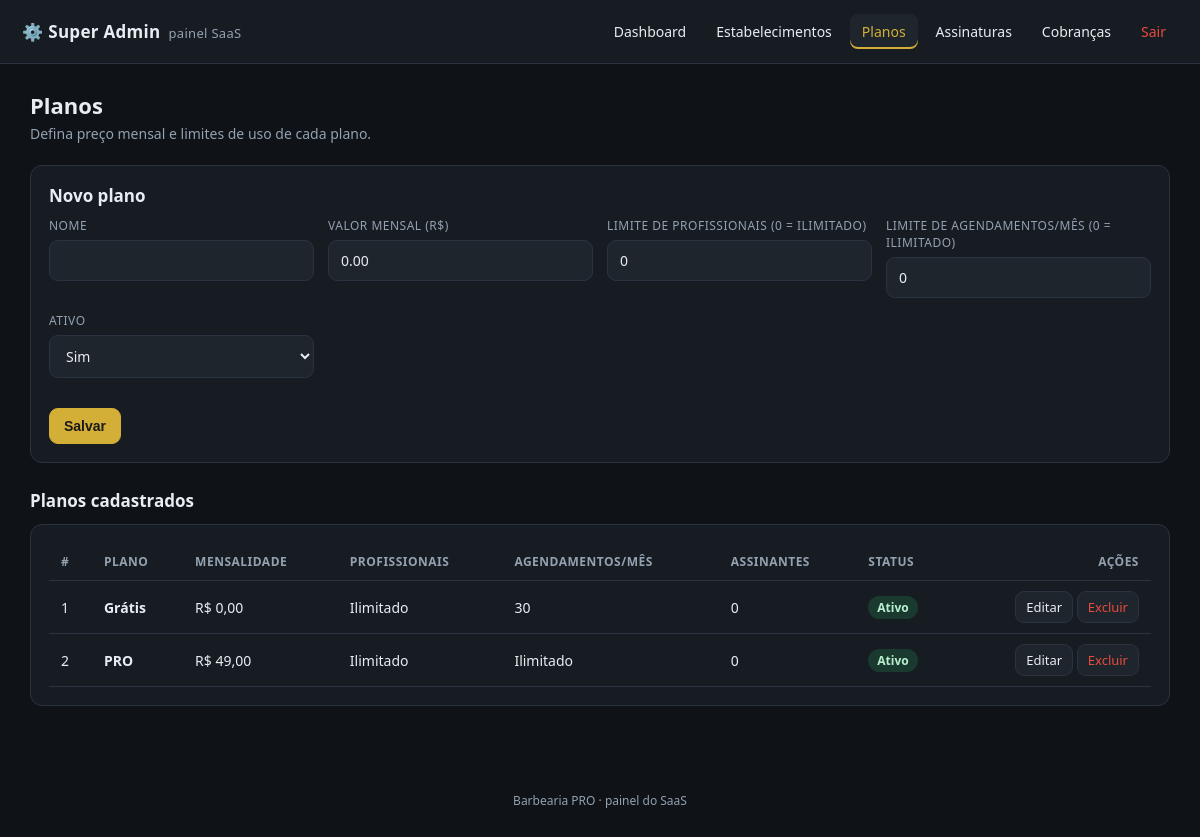
The page /superadmin/planos.php (signed in) on the database its author committed.
### tables this page shows
CREATE TABLE IF NOT EXISTS `saas_planos` (
  `id` int(11) NOT NULL AUTO_INCREMENT,
  `nome` varchar(60) NOT NULL,
  `valor` decimal(10,2) NOT NULL DEFAULT 0.00,
  `limite_profissionais` int(11) NOT NULL DEFAULT 0,
  `limite_agendamentos` int(11) NOT NULL DEFAULT 0,
  `ativo` varchar(5) NOT NULL DEFAULT 'Sim',
  PRIMARY KEY (`id`)
);

### superadmin/planos.php (the view, shortened to what this page needs)
<?php
require_once(__DIR__ . '/_auth.php');
$id = isset($_GET['id']) ? (int) $_GET['id'] : 0;
$plano = array('id' => '', 'nome' => '', 'valor' => '0.00', 'limite_profissionais' => '0', 'limite_agendamentos' => '0', 'ativo' => 'Sim');
$lista = $pdo->query("SELECT p.*, (SELECT COUNT(*) FROM tenants t WHERE t.plano_id = p.id) AS assinantes
    FROM saas_planos p ORDER BY p.valor ASC")->fetchAll(PDO::FETCH_ASSOC);
sa_topo('Planos');
?>
    <h1>Planos</h1>
    <p class="sub">Defina preço mensal e limites de uso de cada plano.</p>
    <div class="painel">
        <h2 style="margin-top:0"><?php echo $id > 0 ? 'Editar plano' : 'Novo plano'; ?></h2>
        <form method="post" action="plano-salvar.php" class="grid">
            <div class="campo">
                <label for="nome">Nome</label>
                <input type="text" id="nome" name="nome" required maxlength="60" value="<?php echo sa_e($plano['nome']); ?>">
            </div>
            <div class="campo">
                <label for="valor">Valor mensal (R$)</label>
                <input type="number" step="0.01" min="0" id="valor" name="valor" required value="<?php echo sa_e($plano['valor']); ?>">
            </div>
            <div class="campo">
                <label for="limite_profissionais">Limite de profissionais (0 = ilimitado)</label>
                <input type="number" min="0" id="limite_profissionais" name="limite_profissionais" value="<?php echo (int) $plano['limite_profissionais']; ?>">
            </div>
            <div class="campo">
                <label for="limite_agendamentos">Limite de agendamentos/mês (0 = ilimitado)</label>
                <input type="number" min="0" id="limite_agendamentos" name="limite_agendamentos" value="<?php echo (int) $plano['limite_agendamentos']; ?>">
            </div>
            <div class="campo">
                <label for="ativo">Ativo</label>
                <select id="ativo" name="ativo">
                    <option value="Sim" <?php echo $plano['ativo'] == 'Sim' ? 'selected' : ''; ?>>Sim</option>
                </select>
            </div>
            <div class="acoes-form" style="grid-column: 1 / -1;">
                <button type="submit" class="btn primario">Salvar</button>
            </div>
        </form>
    </div>
    <h2>Planos cadastrados</h2>
    <div class="painel">
        <?php if (count($lista) == 0) { ?>
            <p class="muted">Nenhum plano cadastrado.</p>
        <?php } else { ?>
            <table>
                <thead>
                    <tr><th>#</th><th>Plano</th><th>Mensalidade</th><th>Profissionais</th><th>Agendamentos/mês</th><th>Assinantes</th><th>Status</th><th class="dir">Ações</th></tr>
                </thead>
                <tbody>
                <?php foreach ($lista as $p) { ?>
                    <tr>
                        <td><?php echo (int) $p['id']; ?></td>
                        <td><strong><?php echo sa_e($p['nome']); ?></strong></td>
                        <td><?php echo sa_moeda($p['valor']); ?></td>
                        <td><?php echo (int) $p['limite_profissionais'] > 0 ? (int) $p['limite_profissionais'] : 'Ilimitado'; ?></td>
                        <td><?php echo (int) $p['limite_agendamentos'] > 0 ? (int) $p['limite_agendamentos'] : 'Ilimitado'; ?></td>
                        <td><?php echo (int) $p['assinantes']; ?></td>
                        <td><?php echo $p['ativo'] == 'Sim' ? '<span class="badge ok">Ativo</span>' : '<span class="badge">Inativo</span>'; ?></td>
                        <td class="dir agora">
                            <a class="btn pequeno" href="planos.php?id=<?php echo (int) $p['id']; ?>">Editar</a>
                            <a class="btn pequeno perigo" href="plano-excluir.php?id=<?php echo (int) $p['id']; ?>" onclick="return confirm('Excluir este plano?');">Excluir</a>
                        </td>
                    </tr>
                <?php } ?>
                </tbody>
            </table>
        <?php } ?>
    </div>
<?php
sa_rodape();

### superadmin/_auth.php (shortened to what this page needs)
<?php
function sa_logado()
{
    return !empty($_SESSION['superadmin_id']);
}
function sa_e($valor)
{
    return htmlspecialchars((string) $valor, ENT_QUOTES, 'UTF-8');
}
function sa_moeda($valor)
{
    return 'R$ ' . number_format((float) $valor, 2, ',', '.');
}
function sa_topo($titulo)
{
    echo '<!DOCTYPE html><html lang="pt-BR"><head><meta charset="utf-8">';
    echo '<link rel="stylesheet" href="css/superadmin.css"></head><body>';
    if (sa_logado()) {
        $atual = basename($_SERVER['SCRIPT_NAME']);
        $menu = array(
            'index.php'         => 'Dashboard',
            'tenants.php'       => 'Estabelecimentos',
            'planos.php'        => 'Planos',
            'assinaturas.php'   => 'Assinaturas',
            'asaas.php'         => 'Cobranças',
        );
        echo '<header class="topbar"><div class="brand">⚙️ <strong>Super Admin</strong><span class="muted">painel SaaS</span></div>';
        echo '<nav class="nav">';
        foreach ($menu as $arquivo => $rotulo) {
            $ativo = ($atual == $arquivo) ? ' class="ativo"' : '';
            echo '<a href="' . $arquivo . '"' . $ativo . '>' . $rotulo . '</a>';
        }
        echo '<a class="sair" href="logout.php">Sair</a></nav></header>';
    }
    echo '<main class="wrap">';
}
function sa_rodape()
{
    echo '</main><footer class="foot">Barbearia PRO · painel do SaaS</footer></body></html>';
}

### superadmin/css/superadmin.css (style rules this page uses)
:root { --bg: #0f1216; --panel: #171c22; --panel-2: #1e252d; --line: #2a3340; --text: #e8edf3; --muted: #93a1b1; --accent: #d4af37; --ok: #2ecc71; --warn: #f0ad4e; --danger: #e74c3c; --info: #4aa3df; }
* { box-sizing: border-box; }
body { margin: 0; background: var(--bg); color: var(--text); font-family: system-ui, -apple-system, "Segoe UI", Roboto, Arial, sans-serif; font-size: 15px; }
a { color: var(--accent); text-decoration: none; }
.topbar { display: flex; align-items: center; justify-content: space-between; gap: 16px; flex-wrap: wrap; padding: 14px 22px; background: var(--panel); border-bottom: 1px solid var(--line); }
.brand { font-size: 17px; letter-spacing: .3px; }
.brand .muted { color: var(--muted); font-size: 13px; margin-left: 8px; }
.nav { display: flex; gap: 6px; flex-wrap: wrap; align-items: center; }
.nav a { color: var(--text); padding: 8px 12px; border-radius: 8px; font-size: 14px; }
.nav a.ativo { background: var(--panel-2); color: var(--accent); box-shadow: inset 0 -2px 0 var(--accent); }
.nav a.sair { color: var(--danger); }
.wrap { max-width: 1180px; margin: 0 auto; padding: 26px 20px 60px; }
h1 { font-size: 22px; margin: 0 0 4px; }
h2 { font-size: 17px; margin: 26px 0 10px; }
.sub { color: var(--muted); margin: 0 0 22px; font-size: 14px; }
.painel { background: var(--panel); border: 1px solid var(--line); border-radius: 12px; padding: 18px; margin-top: 12px; overflow-x: auto; }
table { width: 100%; border-collapse: collapse; font-size: 14px; }
th, td { text-align: left; padding: 10px 12px; border-bottom: 1px solid var(--line); vertical-align: middle; }
th { color: var(--muted); font-size: 12px; text-transform: uppercase; letter-spacing: .5px; }
.badge { display: inline-block; padding: 3px 9px; border-radius: 999px; font-size: 12px; font-weight: 600; background: rgba(255,255,255,.08); }
.badge.ok { color: #b8f0cf; background: rgba(46, 204, 113, .16); }
.btn { display: inline-block; border: 1px solid var(--line); background: var(--panel-2); color: var(--text); padding: 9px 14px; border-radius: 9px; font-size: 14px; cursor: pointer; text-decoration: none; }
.btn.primario { background: var(--accent); color: #1a1a1a; border-color: var(--accent); font-weight: 700; }
.btn.perigo { color: var(--danger); }
.btn.pequeno { padding: 6px 10px; font-size: 13px; }
form.grid { display: grid; grid-template-columns: repeat(auto-fit, minmax(220px, 1fr)); gap: 14px; }
.campo { display: flex; flex-direction: column; gap: 6px; }
.campo label { font-size: 12px; color: var(--muted); text-transform: uppercase; letter-spacing: .5px; }
.campo input, .campo select, .campo textarea { background: var(--panel-2); border: 1px solid var(--line); color: var(--text); padding: 10px 12px; border-radius: 9px; font-size: 14px; font-family: inherit; }
.acoes-form { margin-top: 16px; display: flex; gap: 10px; align-items: center; }
.foot { text-align: center; color: var(--muted); font-size: 12px; padding: 26px 0 34px; }
.muted { color: var(--muted); }
.dir { text-align: right; }
.agora { white-space: nowrap; }

### rows shown on the page
saas_planos: valor "0.00", limite_profissionais "0", ativo "Sim", id "1", nome "Grátis", valor "R$ 0,00", shows "Ilimitado", limite_agendamentos "30", assinantes "0", shows "Ativo"
saas_planos: id "2", nome "PRO", valor "R$ 49,00", limite_profissionais "Ilimitado", limite_agendamentos "Ilimitado", assinantes "0", ativo "Ativo"

### other values the page prints
$rotulo "Dashboard"
$rotulo "Estabelecimentos"
$rotulo "Planos"
$rotulo "Assinaturas"
$rotulo "Cobranças"
